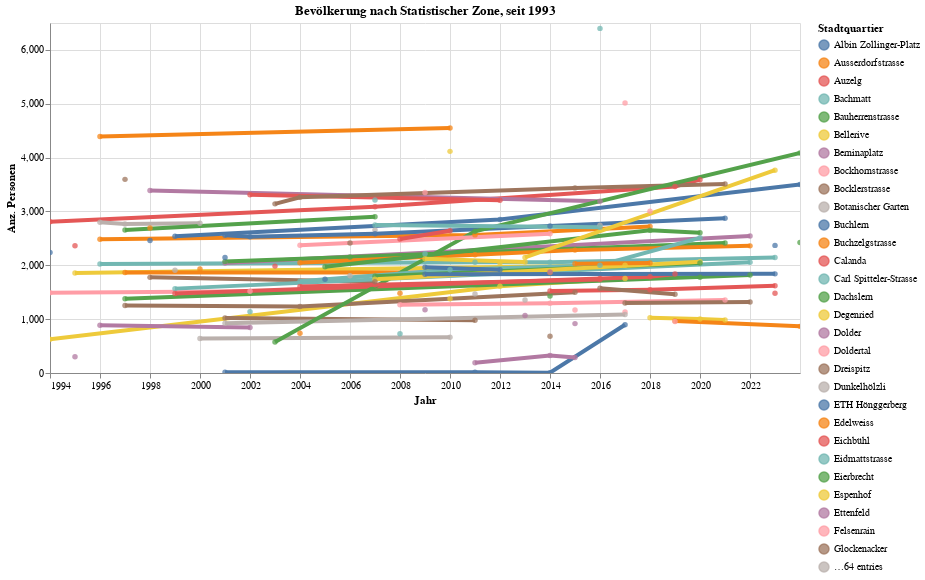

Notebook cell for this chart:
### Code cell
myTitle="Bevölkerung nach Statistischer Zone, seit "+str(data2betested.index.year.min())
highlight = alt.selection(type='single', on='mouseover',
                          fields=['RAUM_lang'], nearest=True)
#x='date:StichtagDatJahr',
base = alt.Chart(myAgg.reset_index().query('RAUM_my_sort>100'), title=myTitle).encode(
    x=alt.X('StichtagDatJahr', axis=alt.Axis(title='Jahr'))# , axis=alt.Axis(format='%', title='percentage')
    , y=alt.X('sum_WBev', axis=alt.Axis(title='Anz. Personen'))
    , color=alt.Color('RAUM_lang', legend=alt.Legend(title="Stadtquartier", orient="right"))  
    ,tooltip=['StichtagDatJahr', 'RAUM_lang','RAUM_my_sort','sum_WBev']    
)
points = base.mark_circle().encode(
    opacity=alt.value(0.75)
).add_selection(
    highlight
).properties(
    width=750 , height=350
)
lines = base.mark_line().encode(
    size=alt.condition(~highlight, alt.value(0.5), alt.value(4))
).interactive()

lines + points

### Figure 1 — Vega-Lite specification as saved in the notebook (floating-point values rounded to 4 significant figures; data arrays with more than 128 entries replaced by an {"elided": "..."} marker saying what was removed)
{"config": {"view": {"continuousWidth": 400, "continuousHeight": 300}}, "layer": [{"mark": "line", "encoding": {"color": {"type": "nominal", "field": "RAUM_lang", "legend": {"orient": "right", "title": "Stadtquartier"}}, "size": {"condition": {"value": 0.5, "selection": {"not": "selector003"}}, "value": 4}, "tooltip": [{"type": "temporal", "field": "StichtagDatJahr"}, {"type": "nominal", "field": "RAUM_lang"}, {"type": "quantitative", "field": "RAUM_my_sort"}, {"type": "quantitative", "field": "sum_WBev"}], "x": {"type": "temporal", "axis": {"title": "Jahr"}, "field": "StichtagDatJahr"}, "y": {"type": "quantitative", "axis": {"title": "Anz. Personen"}, "field": "sum_WBev"}}, "selection": {"selector004": {"type": "interval", "bind": "scales", "encodings": ["x", "y"]}}, "title": "Bevölkerung nach Statistischer Zone, seit 1993"}, {"mark": "circle", "encoding": {"color": {"type": "nominal", "field": "RAUM_lang", "legend": {"orient": "right", "title": "Stadtquartier"}}, "opacity": {"value": 0.75}, "tooltip": [{"type": "temporal", "field": "StichtagDatJahr"}, {"type": "nominal", "field": "RAUM_lang"}, {"type": "quantitative", "field": "RAUM_my_sort"}, {"type": "quantitative", "field": "sum_WBev"}], "x": {"type": "temporal", "axis": {"title": "Jahr"}, "field": "StichtagDatJahr"}, "y": {"type": "quantitative", "axis": {"title": "Anz. Personen"}, "field": "sum_WBev"}}, "height": 350, "selection": {"selector003": {"type": "single", "on": "mouseover", "fields": ["RAUM_lang"], "nearest": true}}, "title": "Bevölkerung nach Statistischer Zone, seit 1993", "width": 750}], "data": {"name": "data-86de691452e724dd4f8b05b3d937c7dd"}, "$schema": "https://vega.github.io/schema/vega-lite/v4.8.1.json", "datasets": {"data-86de691452e724dd4f8b05b3d937c7dd": {"elided": "171 records"}}}
